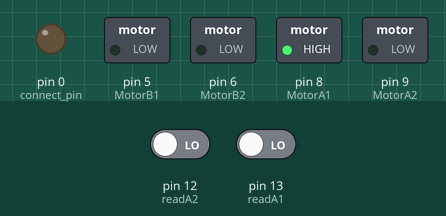
The sketch below on a simulated Arduino Uno, built with avr-gcc and run on an emulated ATmega328P. On the bench: switched loads named in the sketch (green lamp = pin HIGH), output pins drawn as LEDs (lit = HIGH). The test bench sets the inputs (shaded band); at power-on: pin 12 (readA2) LOW, pin 13 (readA1) LOW.

Above: at 1.2 s.
1.3 s: pin 12 (readA2) driven HIGH
At 2.5 s:
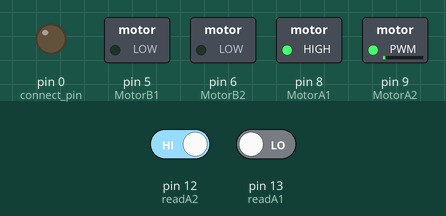
2.8 s: pin 13 (readA1) driven HIGH
At 3.9 s:
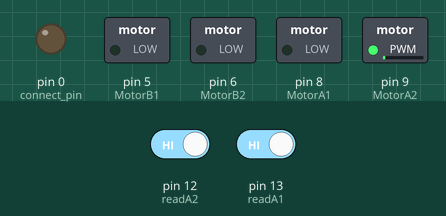
4.3 s: pin 12 (readA2) driven LOW
At 5.4 s:
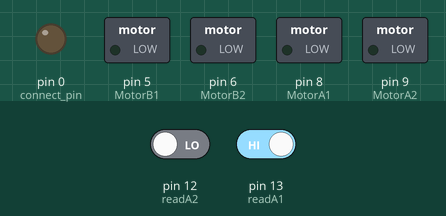
Timing chart, 0 to 7.3 s (numbered marks = the images above; inputs shaded):
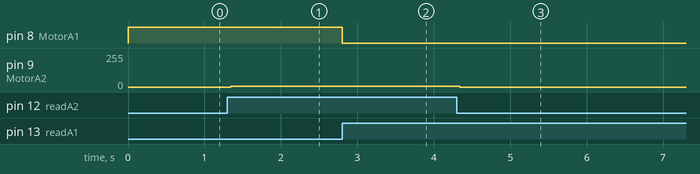

Measured:
- after the input at 1.3 s, pin 9 (MotorA2): 0/255 → 6/255 at once
- after the input at 2.8 s, pin 8 (MotorA1): HIGH → LOW at once
- after the input at 4.3 s, pin 9 (MotorA2): 6/255 → 0/255 at once

The sketch:

sketch_jan12a.ino
```cpp
#include <TimerOne.h>

// モーター
#define MotorA1 8
#define MotorA2 9

#define MotorB1 5
#define MotorB2 6

int motorInterval1, motorInterval2;
bool supA, dirA;

//読み込み信号
#define readA1 13
#define readA2 12

const int connect_pin = 0;  // 接続確認LED
void setup() {
  //モーター
  pinMode(MotorA1, OUTPUT);
  pinMode(MotorA2, OUTPUT);

  pinMode(MotorB1, OUTPUT);
  pinMode(MotorB2, OUTPUT);

  //読み込み信号
  pinMode(readA1, INPUT);
  pinMode(readA2, INPUT);

  pinMode(connect_pin, OUTPUT);

  //モータースピード0
  motorInterval1 = motorInterval2 = 40;

  Timer1.initialize(5);
  Timer1.attachInterrupt(init_motor);
  Timer1.start();
}

void init_motor () {
  //Motor A ------//
  static int motorTime1;

  if (dirA)digitalWrite(MotorA1, LOW);
  if (!dirA)digitalWrite(MotorA1, HIGH);

  motorTime1 ++;
  if (motorTime1 > abs(motorInterval1)) {
    motorTime1 = 0;
  }
  if (supA) {
    if (motorTime1 == 0)digitalWrite(MotorA2, HIGH);
    if (motorTime1 == 1)digitalWrite(MotorA2, LOW);
  }

}

void loop() {
  dirA = digitalRead(readA1);
  supA = digitalRead(readA2);
}
```
